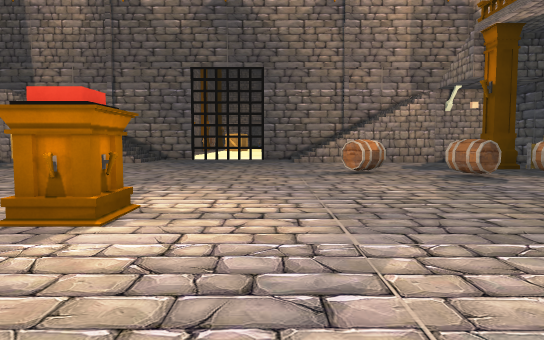
[1] (above)

20 first-person views from a walk through a 3-D level made in the Unity game engine. The camera is 1.5 m above the floor, tilts 4° down and sees 70° across. The floor is counted in squares, 2 m on a side. Each view is taken from the middle of a square. On the plan, view 1 faces up. The plan holds only what a view shows up to about 12 squares ahead; the rest is blank. The place goes on beyond the plan. The player character is not drawn. Some animated figures are not drawn. Door leaves are left out, so doorways stand open.

[2]
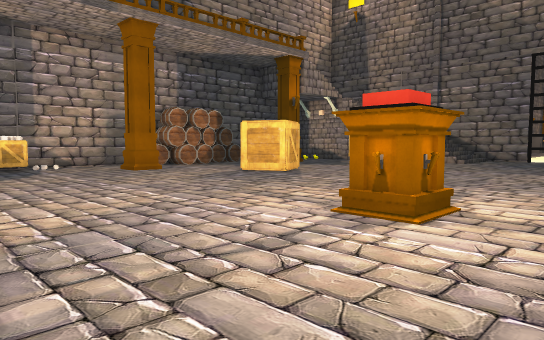

[3]
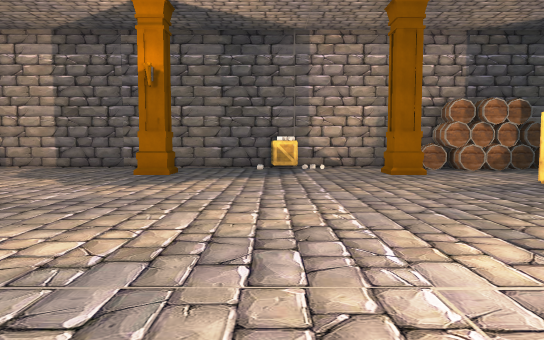

[4]
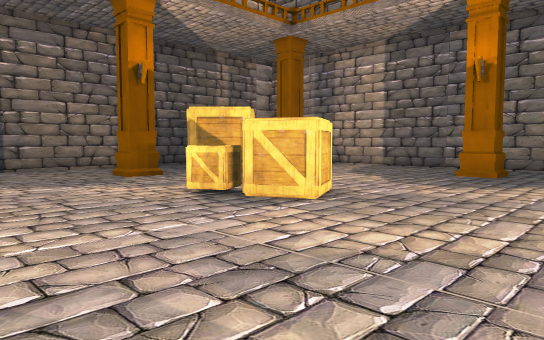

[5]
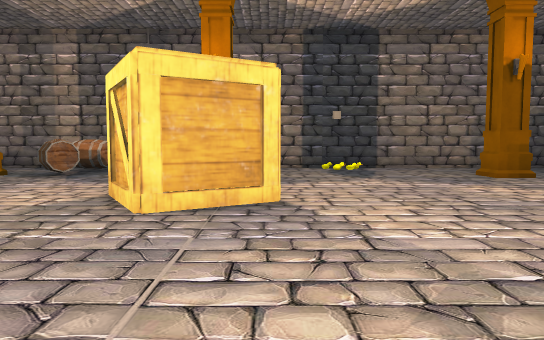

[6]
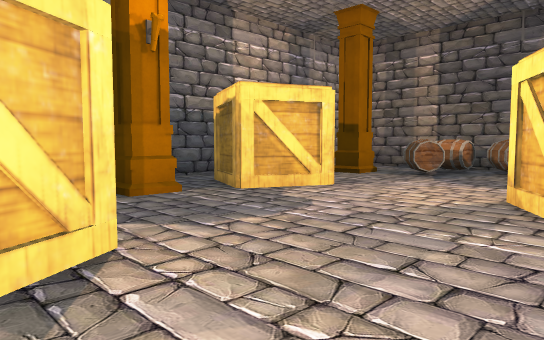

[7]
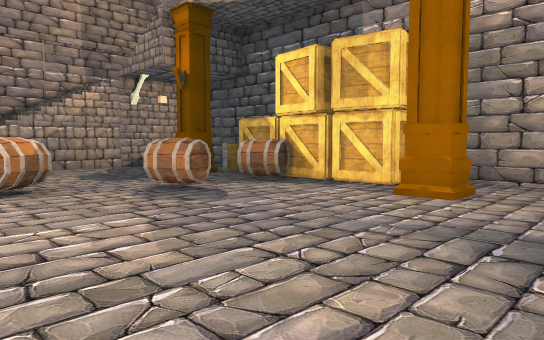

[8]
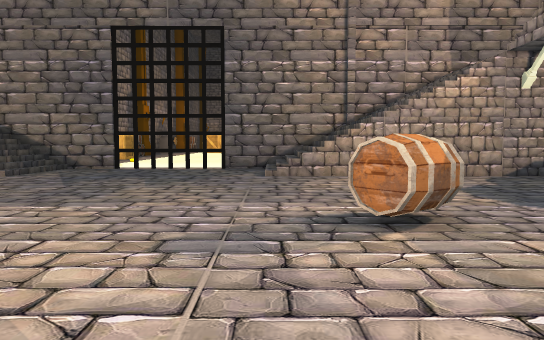

[9]
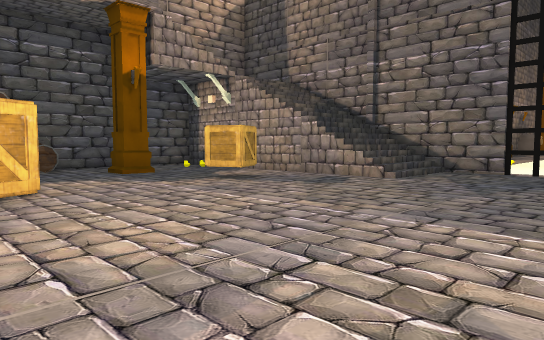

[10]
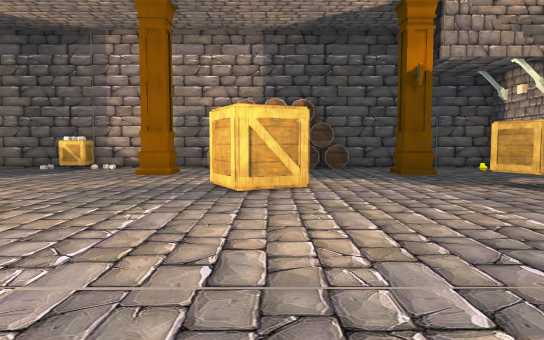

[11]
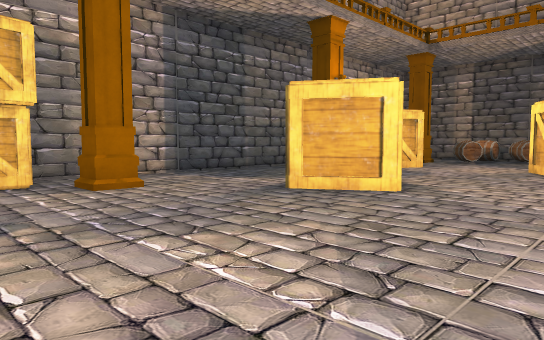

[12]
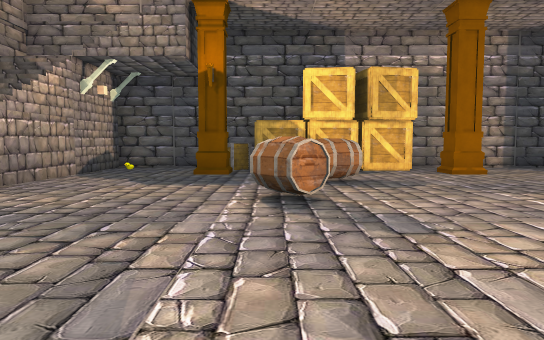

[13]
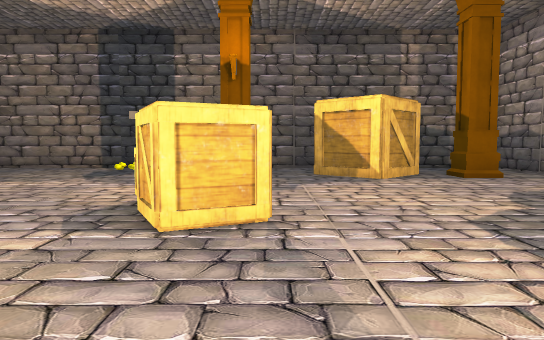

[14]
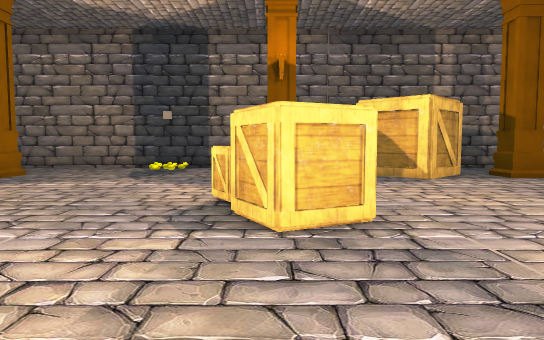

[15]
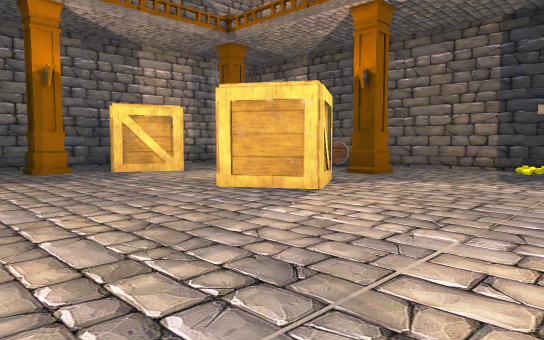

[16]
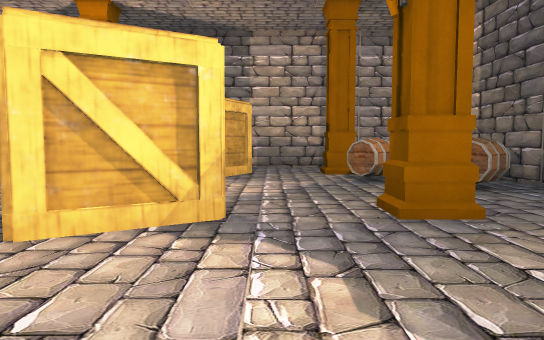

[17]
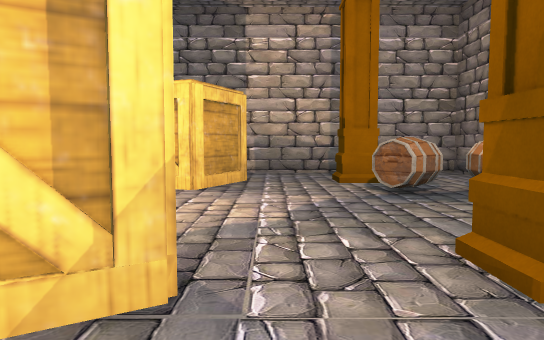

[18]
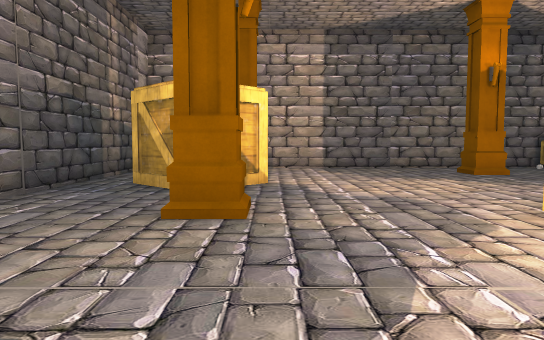

[19]
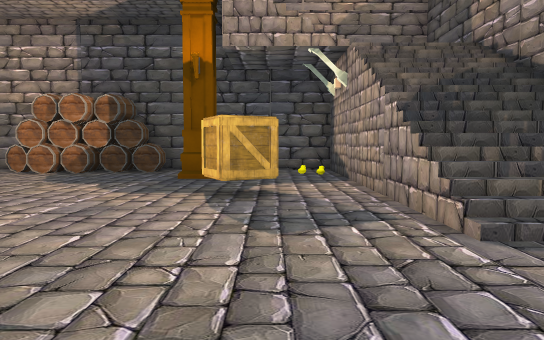

[20]
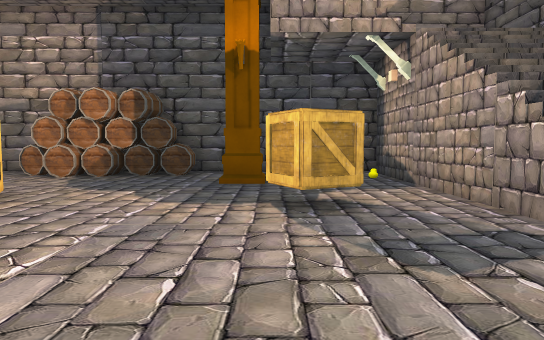

### Floor plan
Key: @ floor where view 1 was taken; # wall or solid block; x gap in a wall; . main floor; : floor 5.5 m higher than the main floor; / step, stairs or slope; O other object.
Columns run from 13 left of view 1 to 9 right of it. Each row starts with its distance up from view 1.
 18          #####
 17 ##########...##########
 16 #  //////.....//////  #
 15 # ://////.....//////  #
 14 #OO..................O#
 13 #....OO...............#
 12 #....#................#
 11 #..#................#O#
 10 #O.............OO...O
  9 #O................OOO
  8 #O...#O.............O#
  7 #O...#..............O
  6 #O....................#
  5 #...................#.#
  4 #.........OO..........#
  3 # ..............##....#
  2 #OO.............##O...#
  1 #O...............# ...#
  0 #............@........#
 -1 #...................#.#
 -2 #.......O.............#
 -3 #.......O....###...#O.#
 -4 #.............O#...##.#
 -5 #.....................#
 -6 #.....................#
 -7 #..xO#..#.....#...O.# #
 -8 #... #..........O#O.. #
 -9 #..........O.....##...#
-10 #######################

Positions as (right, up) in squares from view 1, and headings:
1: (0, 0), facing up
2: (0, 0), facing up-left
3: (-1, 2), facing left
4: (-1, 2), facing down-left
5: (0, 2), facing down
6: (1, 2), facing down-right
7: (1, 3), facing up-right
8: (1, 6), facing up
9: (-1, 7), facing up-left
10: (-1, 8), facing left
11: (0, 8), facing down-right
12: (-3, 10), facing right
13: (-6, 2), facing down
14: (-5, 2), facing down
15: (-4, 2), facing down-right
16: (-3, -5), facing right
17: (-1, -5), facing right
18: (-1, -6), facing left
19: (-2, 13), facing left
20: (-3, 12), facing left
